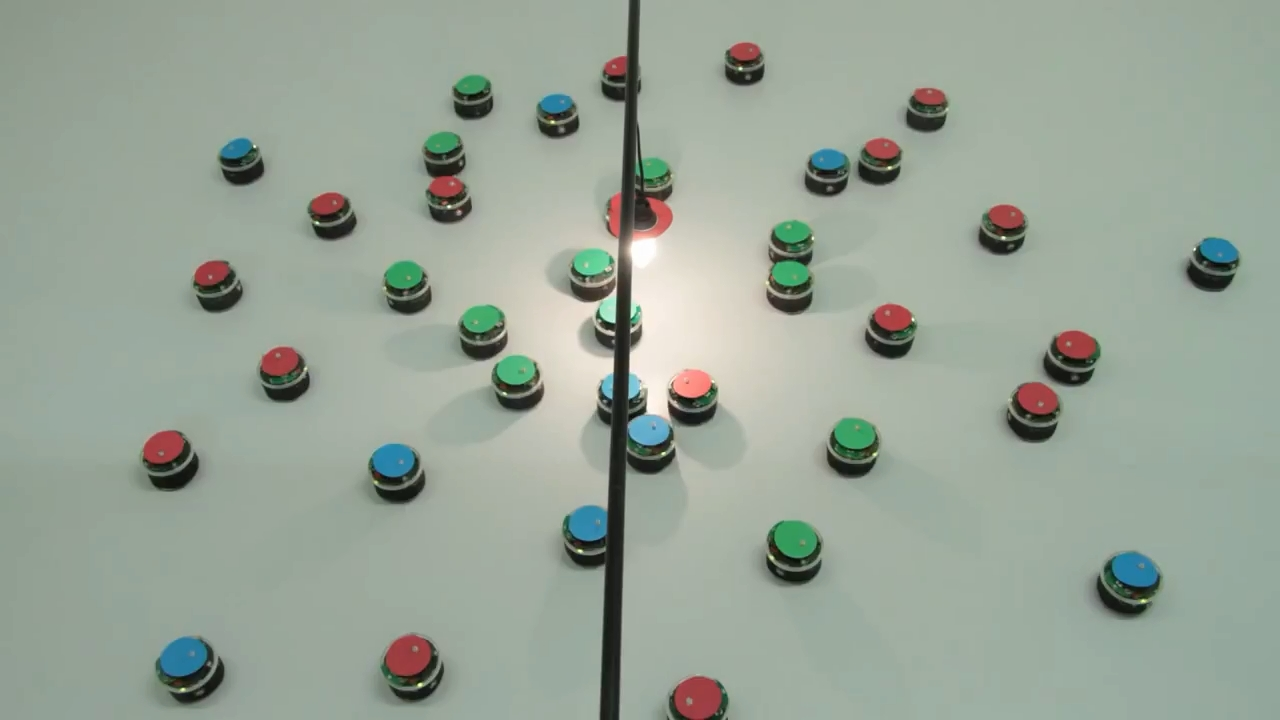
//> input picture robots/roi_robotov.jpg, 1280 x 720 px
$ ./robots   (built with g++ and OpenCV 4)
//> lines starting //> are read from the running program, lines starting //| are printed output that depends on the picture; after the words box and inside, x2 and y2 are one past the last pixel; in counts of white or black regions, pixels touching at a corner belong together
//> further down, image is the input picture: 720 rows x 1280 cols, CV_8UC3; mean B, G, R 151.4, 164, 152.4
#include <iostream>
#include <opencv2/opencv.hpp>
#include <cmath>

using namespace cv;
using namespace std;

Mat search_contour(Mat &mask, Mat &img, Scalar color, int x, int y)
{
	Mat resault = img.clone();
        erode(mask, mask, getStructuringElement(MORPH_ELLIPSE, Size(3, 3)), Point(-1, -1), 2);
        dilate(mask, mask, getStructuringElement(MORPH_ELLIPSE, Size(3, 3)), Point(-1, -1), 2);
        Mat all_contour;

        dilate(mask, all_contour, getStructuringElement(MORPH_ELLIPSE, Size(3, 3)), Point(-1, -1), 3);

        for (int x = 0; x < all_contour.cols; x++)
        {
                for (int y = 0; y < all_contour.rows; y++)
                {
                       if ((int)all_contour.at<uchar>(y, x) == (int)mask.at<uchar>(y, x)) all_contour.at<uchar>(y, x) = 0;
                }
        }

	vector<vector<Point>> contours;
        findContours(all_contour, contours, RETR_EXTERNAL, CHAIN_APPROX_NONE);

        if (contours.size() == 0) {
                cout << "Контуров нет" << endl;
                destroyAllWindows();
        }

	vector<vector<float>> radius(contours.size());
	vector<cv::Point2f> centers;
	vector<float> radii;

	for (int i = 0; i < contours.size() ; i++)
	{
		Point2f center;
    		float radius;
		minEnclosingCircle(contours[i], center, radius);
		centers.push_back(center);
        	radii.push_back(radius);
	}

	int min_x = 1000, min_y = 1000;

        for (int j = 0; j < contours.size(); j++)
        {
                if ((contourArea(contours[j]) * 1.8 > (radii[j] * radii[j] * 3.14)) && (contourArea(contours[j]) > 100)) {
			drawContours(resault, contours, j, color, 2);
			if (sqrt((x - min_x) * (x - min_x) + (y - min_y) * (y - min_y)) > sqrt((x - (int)centers[j].x) * (x - (int)centers[j].x) + (y - (int)centers[j].y) * (y - (int)centers[j].y)))
			{
				min_x = centers[j].x;
				min_y = centers[j].y;
			}
			circle(resault, centers[j], 2, color, -1);
		}
        }

	line(resault, Point(x, y), Point(min_x, min_y), color, 2);

	return resault;
}


void search_center(Mat &img, string name_img)
{
//> called with name_img = "roi_robotov.jpg"
	Mat s_img, res_img;
	cvtColor(img, s_img, COLOR_BGR2HSV);
//> s_img: 720 rows x 1280 cols, CV_8UC3; mean H, S, V 57.8, 28.2, 165.9
	Mat lamp_mask, r1_mask, r2_mask, red_mask, blue_mask, green_mask;

	inRange(s_img, Scalar(0, 0, 250), Scalar(180, 8, 255), lamp_mask);
//> lamp_mask: 720 rows x 1280 cols, CV_8UC1; 0.05% white; 1 white region, box (x1, y1, x2, y2) and area: (633, 240, 656, 266) 476
	inRange(s_img, Scalar(90, 80, 140), Scalar(140, 255, 255), blue_mask);
//> blue_mask: 720 rows x 1280 cols, CV_8UC1; 0.83% white; 14 white regions (3 under 20 px), largest, box (x1, y1, x2, y2) and area: (160, 637, 204, 675) 1290, (1114, 552, 1158, 586) 1117, (569, 506, 607, 540) 1077
        inRange(s_img, Scalar(40, 55, 141), Scalar(80, 255, 255), green_mask);
//> green_mask: 720 rows x 1280 cols, CV_8UC1; 0.96% white; 54 white regions (39 under 20 px), largest, box (x1, y1, x2, y2) and area: (771, 520, 816, 557) 1231, (834, 417, 874, 448) 980, (496, 355, 535, 384) 893
        inRange(s_img, Scalar(0, 80, 140), Scalar(30, 240, 255), r1_mask);
//> r1_mask: 720 rows x 1280 cols, CV_8UC1; 0.71% white; 89 white regions (66 under 20 px), largest, box (x1, y1, x2, y2) and area: (672, 370, 712, 398) 849, (632, 198, 673, 238) 646, (989, 205, 1023, 227) 516
        inRange(s_img, Scalar(160, 80, 140), Scalar(180, 240, 255), r2_mask);
//> r2_mask: 720 rows x 1280 cols, CV_8UC1; 0.61% white; 71 white regions (47 under 20 px), largest, box (x1, y1, x2, y2) and area: (676, 677, 720, 719) 1220, (145, 431, 182, 462) 726, (396, 635, 429, 673) 708
	bitwise_or(r1_mask, r2_mask, red_mask);
//> red_mask: 720 rows x 1280 cols, CV_8UC1; 1.3% white; 22 white regions (4 under 20 px), largest, box (x1, y1, x2, y2) and area: (676, 676, 720, 719) 1416, (387, 635, 429, 674) 1256, (143, 431, 183, 462) 891

        erode(lamp_mask, lamp_mask, getStructuringElement(MORPH_ELLIPSE, Size(3, 3)), Point(-1, -1), 2);
//> lamp_mask: 720 rows x 1280 cols, CV_8UC1; 0.04% white; 1 white region, box (x1, y1, x2, y2) and area: (635, 242, 654, 264) 328
        dilate(lamp_mask, lamp_mask, getStructuringElement(MORPH_ELLIPSE, Size(3, 3)), Point(-1, -1), 2);
//> lamp_mask: 720 rows x 1280 cols, CV_8UC1; 0.05% white; 1 white region, box (x1, y1, x2, y2) and area: (633, 240, 656, 266) 464

	Mat all_contour;

        dilate(lamp_mask, all_contour, getStructuringElement(MORPH_ELLIPSE, Size(3, 3)), Point(-1, -1), 3);
//> all_contour: 720 rows x 1280 cols, CV_8UC1; 0.08% white; 1 white region, box (x1, y1, x2, y2) and area: (630, 237, 659, 269) 697

        for (int x = 0; x < all_contour.cols; x++)
        {
                for (int y = 0; y < all_contour.rows; y++)
                {
                       if ((int)all_contour.at<uchar>(y, x) == (int)lamp_mask.at<uchar>(y, x)) all_contour.at<uchar>(y, x) = 0;
                }
        }
//> all_contour: 720 rows x 1280 cols, CV_8UC1; 0.03% white in thin lines or dots, all inside (x1, y1, x2, y2) = (630, 237, 659, 269)

        vector<vector<Point>> lamp;
        findContours(all_contour, lamp, RETR_EXTERNAL, CHAIN_APPROX_NONE);
//> lamp = 1 contour; box (x1, y1, x2, y2) and area: (630, 237, 659, 269) 656

	Moments mnts = moments(lamp[0]);
//> mnts = moments, m00 655.5, centre m10/m00, m01/m00 = (643.5, 251.6)

	double x_cnt = mnts.m10 / mnts.m00;
//> x_cnt = 643.5
	double y_cnt = mnts.m01 / mnts.m00;
//> y_cnt = 251.6

	drawContours(img, lamp, 0, Scalar(0, 255, 255), 2);
//> img: 720 rows x 1280 cols, CV_8UC3; 319 pixels changed, all inside (x1, y1, x2, y2) = (629, 236, 660, 270)

	res_img = search_contour(blue_mask, img, Scalar(255, 0, 0), x_cnt, y_cnt);
//> in search_contour, `findContours(all_contour, contours, RETR_EXTERNAL, CHAIN_APPROX_NONE);`: contours = 11 contours; largest, box (x1, y1, x2, y2) and area: (157, 634, 207, 678) 1577, (1111, 549, 1160, 589) 1412, (566, 503, 610, 543) 1360, (370, 440, 416, 479) 1331, (626, 413, 672, 448) 1162
//> in search_contour, `vector<vector<float>> radius(contours.size());`: radius = 11 items
//> the loop in search_contour, `for (int i = 0; i < contours.size() ; i++)` made 11 passes
//> (center, radius) on passes 1 to 8: (Point(182, 656.1), 25.03), (Point(1134.8, 569.6), 25.01), (Point(588.1, 522), 22.71), (Point(392.8, 458.5), 22.86), (Point(648.5, 429.5), 22.77), (Point(632.5, 386.5), 12.59), (Point(609.5, 386.5), 13.51), (Point(1218.5, 248.7), 20.54)
//> the loop in search_contour, `for (int j = 0; j < contours.size(); j++)` made 11 passes
//> (min_x, min_y) on passes 1, 2, 3, 5, 11: (182, 656), (1134, 569), (588, 521), (648, 429), (554, 101)
//> after the loop in search_contour, `for (int j = 0; j < contours.size(); j++)`: min_x = 554; min_y = 101
	res_img = search_contour(green_mask, res_img, Scalar(0, 255, 0), x_cnt, y_cnt);
//> call 2 of search_contour, with color = Scalar(0, 255), x = 643, y = 251
//> after the loop in search_contour (call 2), `for (int x = 0; x < all_contour.cols; x++)`:
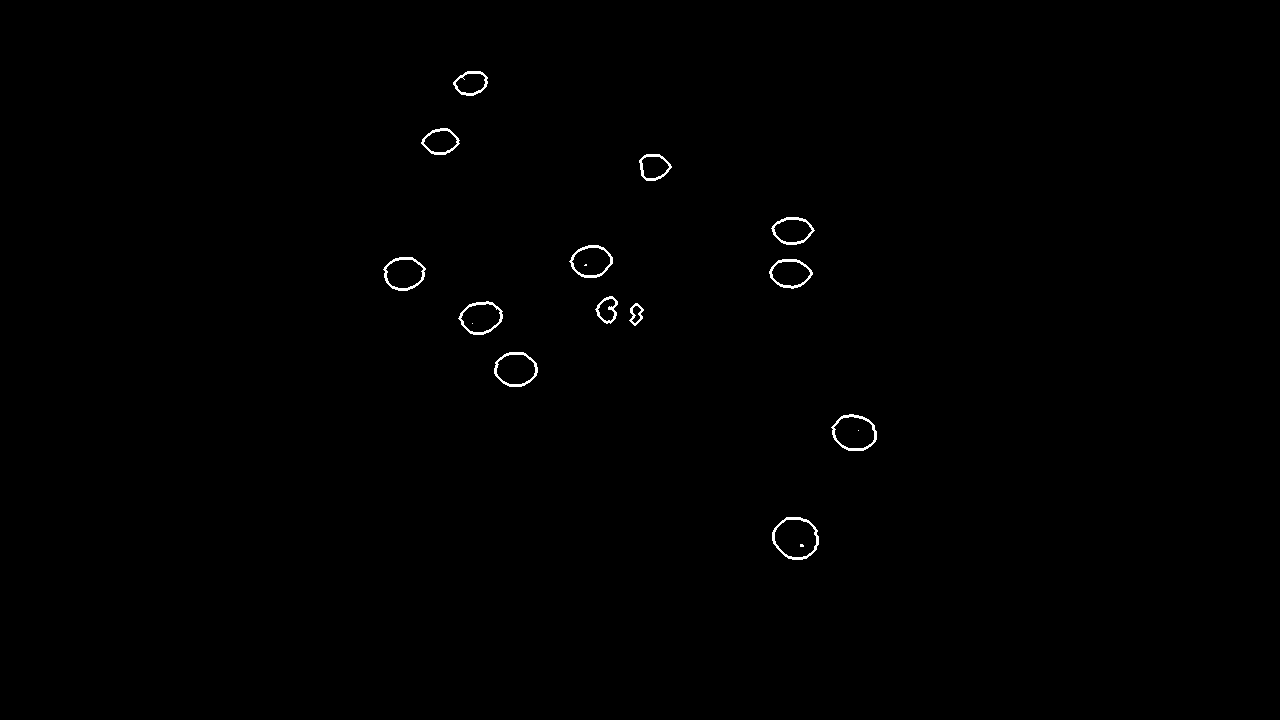
//> all_contour: 720 rows x 1280 cols, CV_8UC1; 0.38% white in thin lines or dots, all inside (x1, y1, x2, y2) = (383, 71, 877, 560)
//> in search_contour (call 2), `findContours(all_contour, contours, RETR_EXTERNAL, CHAIN_APPROX_NONE);`: contours = 13 contours; largest, box (x1, y1, x2, y2) and area: (772, 517, 819, 560) 1511, (831, 414, 877, 451) 1246, (494, 352, 538, 387) 1144, (458, 301, 503, 335) 1058, (383, 257, 426, 291) 1057
//> in search_contour (call 2), `vector<vector<float>> radius(contours.size());`: radius = 13 items
//> the loop in search_contour (call 2), `for (int i = 0; i < contours.size() ; i++)` made 13 passes
//> (center, radius) on passes 1 to 8: (Point(795, 538), 23.77), (Point(853.5, 433), 23.29), (Point(515.4, 369.4), 21.73), (Point(635.5, 314), 11.1), (Point(480, 314.5), 22.28), (Point(608.8, 309.5), 13.83), (Point(790.5, 272.5), 21.55), (Point(404.1, 271), 21.15)
//> the loop in search_contour (call 2), `for (int j = 0; j < contours.size(); j++)` made 13 passes
//> (min_x, min_y) on passes 1, 2, 3, 6, 9: (795, 538), (853, 433), (515, 369), (608, 309), (590, 260)
//> after the loop in search_contour (call 2), `for (int j = 0; j < contours.size(); j++)`: min_x = 590; min_y = 260
	res_img = search_contour(red_mask, res_img, Scalar(0, 0, 255), x_cnt, y_cnt);
//> call 3 of search_contour, with color = Scalar(0, 0, 255), x = 643, y = 251
//> in search_contour (call 3), `findContours(all_contour, contours, RETR_EXTERNAL, CHAIN_APPROX_NONE);`: contours = 18 contours; largest, box (x1, y1, x2, y2) and area: (673, 674, 723, 720) 1730, (384, 632, 432, 677) 1584, (140, 428, 186, 465) 1160, (1016, 379, 1060, 416) 1143, (669, 367, 715, 401) 1092
//> in search_contour (call 3), `vector<vector<float>> radius(contours.size());`: radius = 18 items
//> the loop in search_contour (call 3), `for (int i = 0; i < contours.size() ; i++)` made 18 passes
//> (center, radius) on passes 1 to 8: (Point(697.5, 698), 25.22), (Point(407.6, 654.8), 24.38), (Point(162.5, 445), 22.85), (Point(1037.5, 397.5), 22.46), (Point(691.5, 385), 22.7), (Point(278.5, 359), 20.89), (Point(1075.5, 342.5), 21.51), (Point(893, 315.5), 21.48)
//> the loop in search_contour (call 3), `for (int j = 0; j < contours.size(); j++)` made 18 passes
//> (min_x, min_y) on passes 1, 4, 5: (697, 698), (1037, 397), (691, 385)
//> after the loop in search_contour (call 3), `for (int j = 0; j < contours.size(); j++)`:
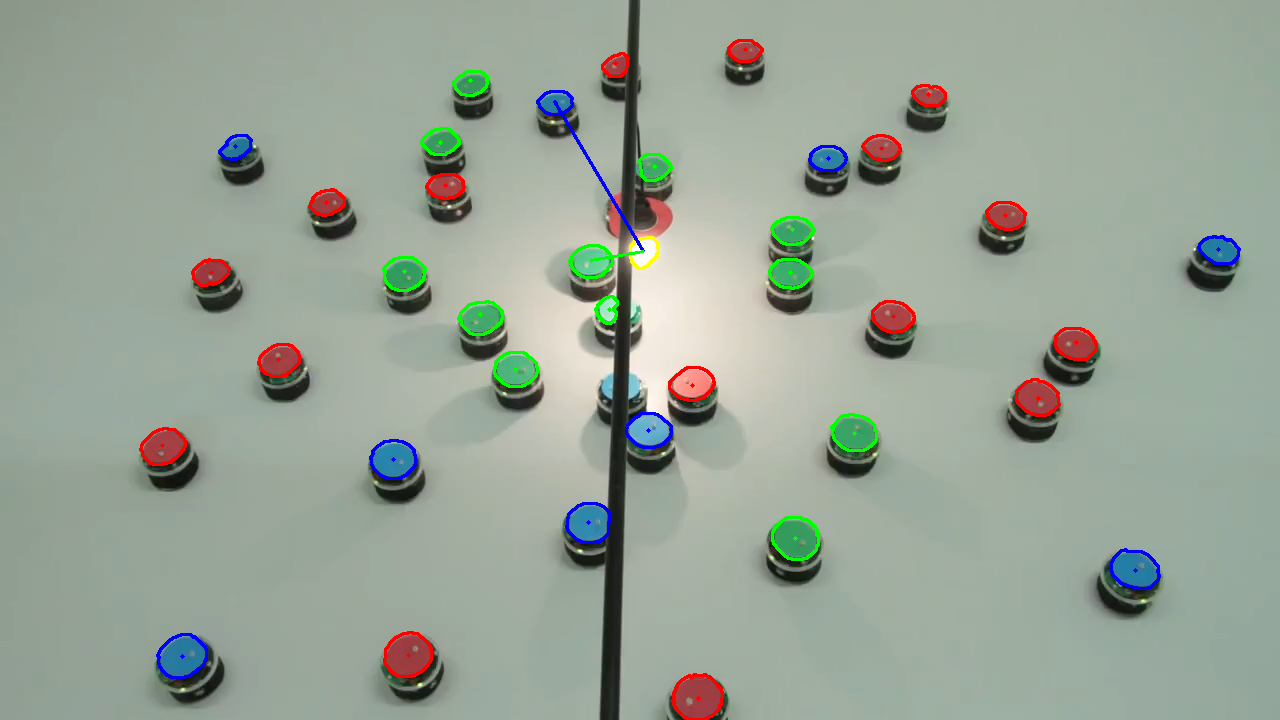
//> resault: 720 rows x 1280 cols, CV_8UC3; mean B, G, R 150.8, 163.4, 152.4
//> after the loop in search_contour (call 3), `for (int j = 0; j < contours.size(); j++)`: min_x = 691; min_y = 385

	circle(res_img, Point(x_cnt, y_cnt), 4, Scalar(0, 255, 255), -1);
//> res_img: 720 rows x 1280 cols, CV_8UC3; mean B, G, R 150.7, 163.3, 152.4

        imshow(name_img, res_img);
}


int main(int args, char** argv)
{
	string name = "roi_robotov.jpg";
	Mat image = imread(name);
	search_center(image, name);

        name = "roi_robotov_1.jpg";
        Mat image1 = imread(name);
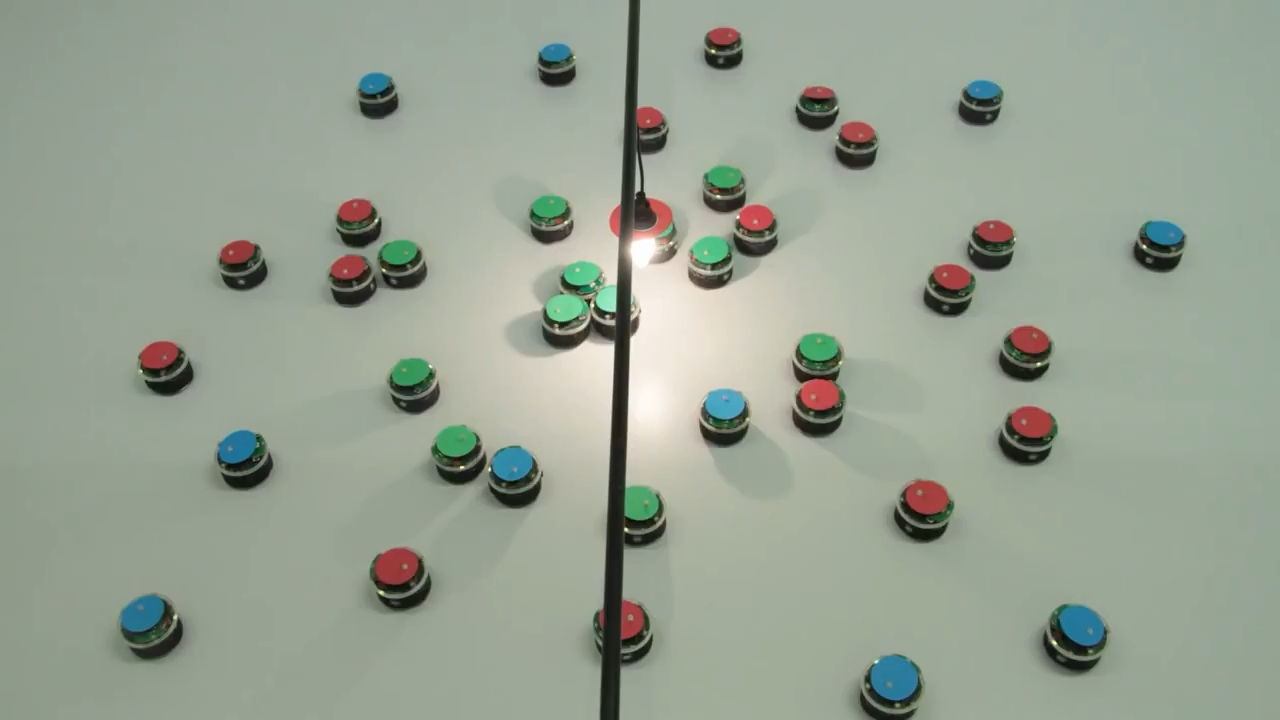
//> input picture robots/roi_robotov_1.jpg, 1280 x 720 px
//> image1 is the input picture: 720 rows x 1280 cols, CV_8UC3; mean B, G, R 146.7, 161.3, 151.4
        search_center(image1, name);
//> in search_center (call 2), `findContours(all_contour, lamp, RETR_EXTERNAL, CHAIN_APPROX_NONE);`: lamp = 1 contour; box (x1, y1, x2, y2) and area: (630, 237, 656, 269) 601
//> call 4 of search_contour, with color = Scalar(255), x = 642, y = 251
//> in search_contour (call 4), `dilate(mask, all_contour, getStructuringElement(MORPH_ELLIPSE, Size(3,..`:
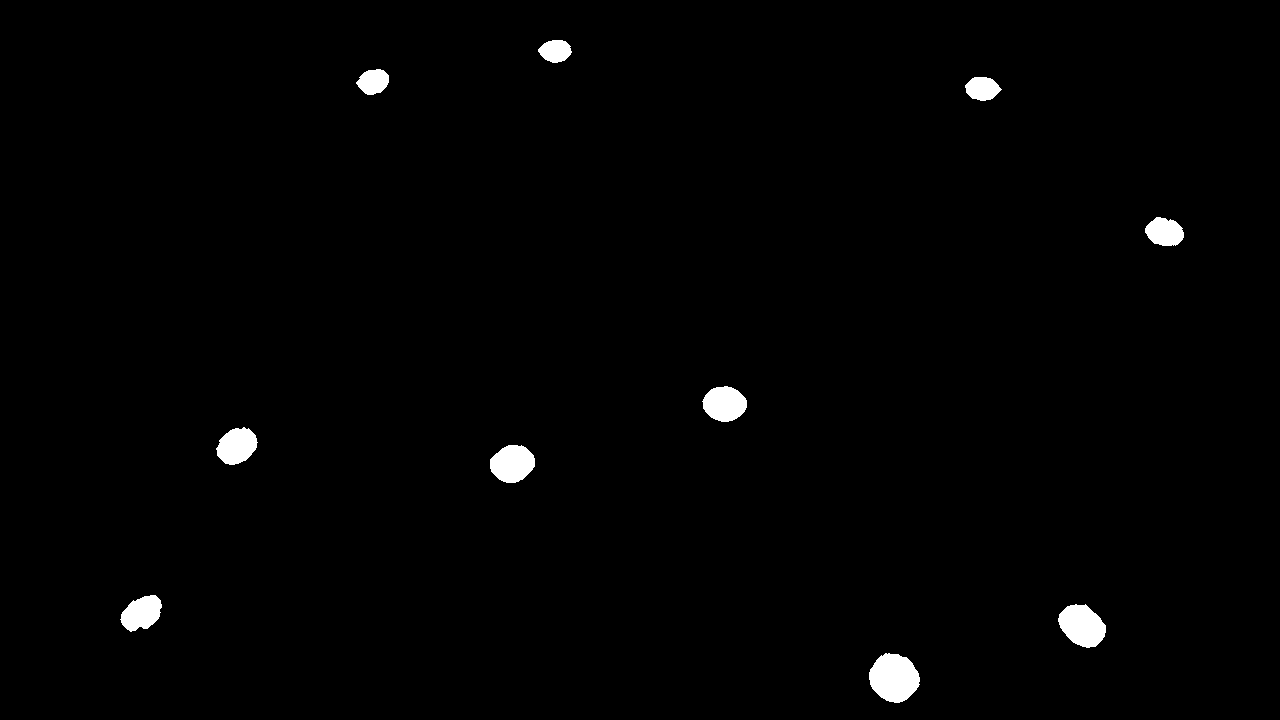
//> all_contour: 720 rows x 1280 cols, CV_8UC1; 1.2% white; 10 white regions
//> in search_contour (call 4), `findContours(all_contour, contours, RETR_EXTERNAL, CHAIN_APPROX_NONE);`: contours = 10 contours; largest, box (x1, y1, x2, y2) and area: (869, 653, 920, 703) 1822, (1058, 604, 1106, 648) 1434, (490, 445, 535, 483) 1244, (702, 386, 747, 422) 1156, (216, 427, 258, 465) 1075
//> in search_contour (call 4), `vector<vector<float>> radius(contours.size());`: radius = 10 items
//> the loop in search_contour (call 4), `for (int i = 0; i < contours.size() ; i++)` made 10 passes
//> (center, radius) on passes 1 to 8: (Point(894.2, 677), 25.73), (Point(1081.5, 625), 25.05), (Point(141, 612), 22.47), (Point(512, 463), 22.56), (Point(236, 445), 21.47), (Point(724.1, 403.5), 22.21), (Point(1164, 232.5), 19.53), (Point(983, 87), 18.11)
//> the loop in search_contour (call 4), `for (int j = 0; j < contours.size(); j++)` made 10 passes
//> (min_x, min_y) on passes 1, 4, 6: (894, 677), (512, 463), (724, 403)
//> after the loop in search_contour (call 4), `for (int j = 0; j < contours.size(); j++)`: min_x = 724; min_y = 403
//> in search_contour (call 5), `findContours(all_contour, contours, RETR_EXTERNAL, CHAIN_APPROX_NONE);`: contours = 12 contours; largest, box (x1, y1, x2, y2) and area: (432, 422, 479, 459) 1220, (622, 483, 661, 523) 1192, (542, 291, 592, 325) 1186, (796, 330, 841, 363) 1077, (688, 233, 731, 266) 1029
//> in search_contour (call 6), `findContours(all_contour, contours, RETR_EXTERNAL, CHAIN_APPROX_NONE);`: contours = 19 contours; largest, box (x1, y1, x2, y2) and area: (904, 477, 951, 516) 1335, (374, 545, 420, 585) 1303, (1009, 403, 1054, 439) 1183, (797, 376, 842, 412) 1182, (1008, 323, 1050, 355) 957

	VideoCapture cap("video.mp4");

	Mat frame;

	while(1) {
		cap >> frame;
		if (frame.empty()) break;
		search_center(frame, "roboti");
		if (waitKey(25) == 27) break;
	}

	destroyAllWindows();
}
